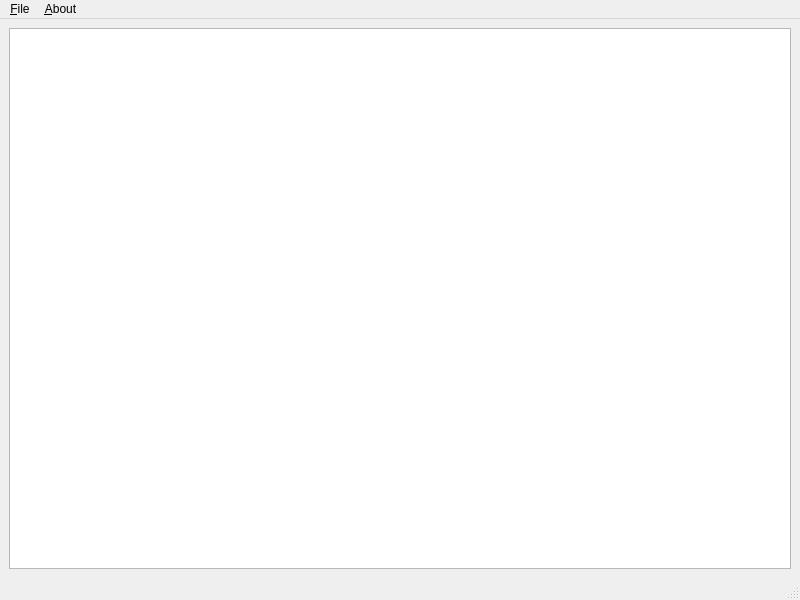
<?xml version="1.0" encoding="UTF-8"?>
<ui version="4.0">
 <class>MainWindow</class>
 <widget class="QMainWindow" name="MainWindow">
  <property name="geometry">
   <rect>
    <x>0</x>
    <y>0</y>
    <width>800</width>
    <height>600</height>
   </rect>
  </property>
  <property name="windowTitle">
   <string>MainWindow</string>
  </property>
  <widget class="QWidget" name="centralwidget">
   <layout class="QHBoxLayout" name="horizontalLayout">
    <item>
     <widget class="QTreeView" name="treeView"/>
    </item>
   </layout>
  </widget>
  <widget class="QMenuBar" name="menubar">
   <property name="geometry">
    <rect>
     <x>0</x>
     <y>0</y>
     <width>800</width>
     <height>30</height>
    </rect>
   </property>
   <widget class="QMenu" name="menuProject">
    <property name="title">
     <string>&amp;File</string>
    </property>
    <addaction name="action_Open"/>
    <addaction name="action_New"/>
    <addaction name="separator"/>
    <addaction name="action_Quit"/>
   </widget>
   <widget class="QMenu" name="menu_About">
    <property name="title">
     <string>&amp;About</string>
    </property>
    <addaction name="actionAbout_Project_Editor"/>
   </widget>
   <addaction name="menuProject"/>
   <addaction name="menu_About"/>
  </widget>
  <widget class="QStatusBar" name="statusbar"/>
  <action name="action_Open">
   <property name="text">
    <string>&amp;Open</string>
   </property>
  </action>
  <action name="action_New">
   <property name="text">
    <string>&amp;New</string>
   </property>
  </action>
  <action name="action_Quit">
   <property name="text">
    <string>&amp;Quit</string>
   </property>
  </action>
  <action name="actionAbout_Project_Editor">
   <property name="text">
    <string>About Project Editor</string>
   </property>
  </action>
 </widget>
 <resources/>
 <connections/>
</ui>
